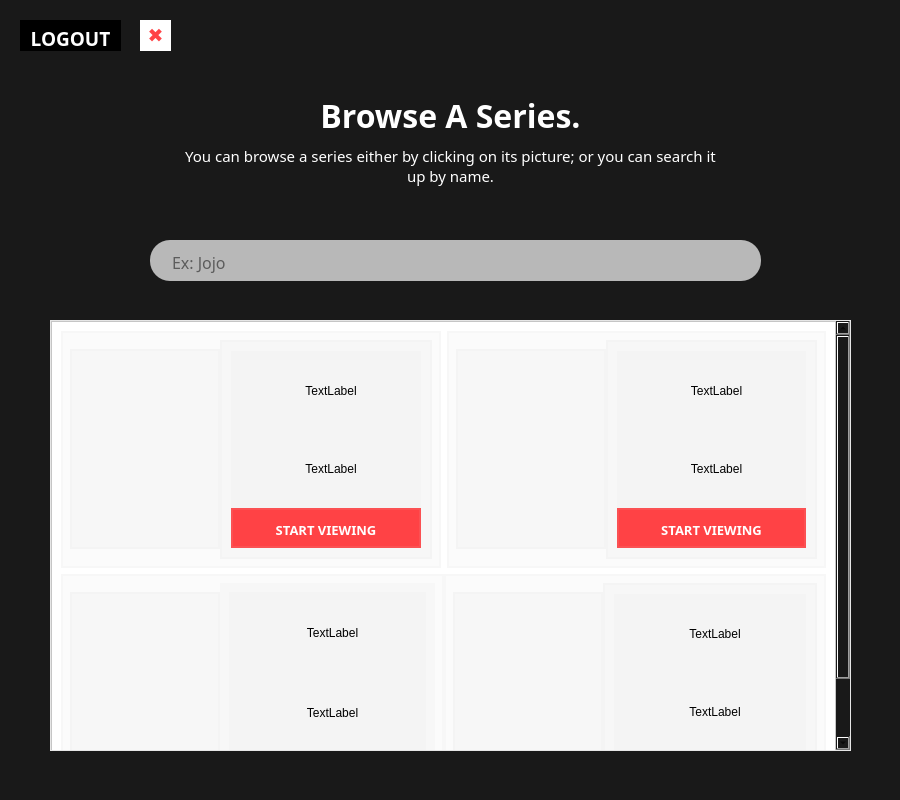
<?xml version="1.0" encoding="UTF-8"?>
<ui version="4.0">
 <class>BrowseWindow</class>
 <widget class="QMainWindow" name="BrowseWindow">
  <property name="geometry">
   <rect>
    <x>0</x>
    <y>0</y>
    <width>900</width>
    <height>800</height>
   </rect>
  </property>
  <property name="minimumSize">
   <size>
    <width>900</width>
    <height>800</height>
   </size>
  </property>
  <property name="maximumSize">
   <size>
    <width>900</width>
    <height>800</height>
   </size>
  </property>
  <property name="windowTitle">
   <string>AnimexUI - Browse</string>
  </property>
  <property name="windowIcon">
   <iconset resource="assets/medias/qrcs/logo.qrc">
    <normaloff>:/newPrefix/imgs/logo.png</normaloff>:/newPrefix/imgs/logo.png</iconset>
  </property>
  <property name="styleSheet">
   <string notr="true">background-color: rgb(25, 25, 25);</string>
  </property>
  <widget class="QWidget" name="centralwidget">
   <widget class="QPushButton" name="BrowseWindow_ExitBtn">
    <property name="geometry">
     <rect>
      <x>140</x>
      <y>20</y>
      <width>31</width>
      <height>31</height>
     </rect>
    </property>
    <property name="cursor">
     <cursorShape>PointingHandCursor</cursorShape>
    </property>
    <property name="styleSheet">
     <string notr="true">QPushButton {
	background-color: rgb(255, 255, 255);
	border: none;
	font-size: 19px;
	color:  rgb(255, 66, 69);
}

QPushButton::hover {
	background-color: rgb(255, 66, 69);
	color: white;
}</string>
    </property>
    <property name="text">
     <string>✖</string>
    </property>
   </widget>
   <widget class="QPushButton" name="BrowseWindow_LogoutBtn">
    <property name="geometry">
     <rect>
      <x>20</x>
      <y>20</y>
      <width>101</width>
      <height>31</height>
     </rect>
    </property>
    <property name="font">
     <font>
      <family>Poppins</family>
      <pointsize>-1</pointsize>
      <weight>75</weight>
      <bold>true</bold>
     </font>
    </property>
    <property name="cursor">
     <cursorShape>PointingHandCursor</cursorShape>
    </property>
    <property name="styleSheet">
     <string notr="true">QPushButton {
	background-color: black;
	color: white;
	border: none;
	font-size: 19px;
	padding-top: 5px;
}

QPushButton::hover {
	background-color: grey;
	color: black;
}</string>
    </property>
    <property name="text">
     <string>LOGOUT</string>
    </property>
   </widget>
   <widget class="QLabel" name="BrowseWindow_MainHeadingLabel">
    <property name="geometry">
     <rect>
      <x>180</x>
      <y>90</y>
      <width>541</width>
      <height>51</height>
     </rect>
    </property>
    <property name="font">
     <font>
      <family>Poppins</family>
      <pointsize>24</pointsize>
      <weight>75</weight>
      <bold>true</bold>
     </font>
    </property>
    <property name="styleSheet">
     <string notr="true">QLabel {
	border-image: none;
	background: none;
	color: white;
}</string>
    </property>
    <property name="text">
     <string>Browse A Series.</string>
    </property>
    <property name="alignment">
     <set>Qt::AlignCenter</set>
    </property>
   </widget>
   <widget class="QLabel" name="BrowseWindow_MainTextLabel">
    <property name="geometry">
     <rect>
      <x>180</x>
      <y>110</y>
      <width>541</width>
      <height>111</height>
     </rect>
    </property>
    <property name="font">
     <font>
      <family>Poppins</family>
      <pointsize>11</pointsize>
     </font>
    </property>
    <property name="styleSheet">
     <string notr="true">QLabel {
	border-image: none;
	background: none;
	color: white;
}</string>
    </property>
    <property name="text">
     <string>You can browse a series either by clicking on its picture; or you can search it up by name.</string>
    </property>
    <property name="alignment">
     <set>Qt::AlignCenter</set>
    </property>
    <property name="wordWrap">
     <bool>true</bool>
    </property>
   </widget>
   <widget class="QLineEdit" name="BrowseWindow_SearchLineEdit">
    <property name="geometry">
     <rect>
      <x>150</x>
      <y>240</y>
      <width>611</width>
      <height>41</height>
     </rect>
    </property>
    <property name="font">
     <font>
      <family>Poppins</family>
      <pointsize>12</pointsize>
     </font>
    </property>
    <property name="styleSheet">
     <string notr="true">QLineEdit {
	background-color: rgb(184, 184, 184);
	border: none;
	color: black;
	padding-top: 4px;
	padding-left: 20px;
	padding-right: 20px;
	border-radius: 20px;
}</string>
    </property>
    <property name="text">
     <string/>
    </property>
    <property name="placeholderText">
     <string>Ex: Jojo</string>
    </property>
   </widget>
   <widget class="QScrollArea" name="BrowseWindow_ScrollArea">
    <property name="geometry">
     <rect>
      <x>50</x>
      <y>320</y>
      <width>801</width>
      <height>431</height>
     </rect>
    </property>
    <property name="styleSheet">
     <string notr="true">QScrollArea {
	border: 1px solid rgb(230, 230, 230);
}

QScrollBar:vertical {
	border: none;
	background-color: black;
	border-radius: 5px;
	width: 15px;
	margin: 15px 0 0;
}


/* Handle */
QScrollBar::handle:vertical {
	background-color: rgb(255, 66, 69);
}
QScrollBar::handle:vertical::hover {
	background-color: rgb(255, 10, 22)
}

/* Top Btn */
QScrollBar::sub-line:vertical {
	background-color: grey;
}</string>
    </property>
    <property name="widgetResizable">
     <bool>true</bool>
    </property>
    <widget class="QWidget" name="scrollAreaWidgetContents">
     <property name="geometry">
      <rect>
       <x>0</x>
       <y>0</y>
       <width>784</width>
       <height>500</height>
      </rect>
     </property>
     <layout class="QVBoxLayout" name="verticalLayout">
      <property name="spacing">
       <number>0</number>
      </property>
      <property name="leftMargin">
       <number>0</number>
      </property>
      <property name="topMargin">
       <number>0</number>
      </property>
      <property name="rightMargin">
       <number>0</number>
      </property>
      <property name="bottomMargin">
       <number>0</number>
      </property>
      <item>
       <widget class="QFrame" name="BrowseWindow_SeriesHolderFrame">
        <property name="minimumSize">
         <size>
          <width>0</width>
          <height>500</height>
         </size>
        </property>
        <property name="styleSheet">
         <string notr="true">QFrame {
	background-color: white;
}</string>
        </property>
        <property name="frameShape">
         <enum>QFrame::StyledPanel</enum>
        </property>
        <property name="frameShadow">
         <enum>QFrame::Raised</enum>
        </property>
        <layout class="QVBoxLayout" name="verticalLayout_3">
         <item>
          <layout class="QGridLayout" name="BrowseWindow_SeriesHolderFrameLayout">
           <item row="1" column="0">
            <layout class="QHBoxLayout" name="BrowseWindow_Row2">
             <property name="spacing">
              <number>0</number>
             </property>
             <item>
              <widget class="QWidget" name="BrowseWindow_Series3" native="true">
               <property name="styleSheet">
                <string notr="true">QWidget {
	border: 2px solid rgba(214, 214, 214, 0.1);
	background-color: rgba(214, 214, 214, 0.1);
}</string>
               </property>
               <layout class="QHBoxLayout" name="horizontalLayout_10">
                <item>
                 <layout class="QHBoxLayout" name="BrowseWindow_Series3Layout">
                  <property name="spacing">
                   <number>0</number>
                  </property>
                  <item>
                   <widget class="QLabel" name="BrowseWindow_Series3ImgLabel">
                    <property name="minimumSize">
                     <size>
                      <width>12</width>
                      <height>200</height>
                     </size>
                    </property>
                    <property name="maximumSize">
                     <size>
                      <width>150</width>
                      <height>200</height>
                     </size>
                    </property>
                    <property name="styleSheet">
                     <string notr="true">QLabel {
	padding-left: 5px;
	padding-right: 5px;
}</string>
                    </property>
                    <property name="text">
                     <string/>
                    </property>
                    <property name="pixmap">
                     <pixmap resource="assets/medias/qrcs/mob_BG.qrc">:/newPrefix/imgs/series/mob.jpg</pixmap>
                    </property>
                    <property name="scaledContents">
                     <bool>true</bool>
                    </property>
                   </widget>
                  </item>
                  <item>
                   <widget class="QFrame" name="BrowseWindow_Series3CntFrame">
                    <property name="styleSheet">
                     <string notr="true">QFrame {
	border: none;
}</string>
                    </property>
                    <property name="frameShape">
                     <enum>QFrame::StyledPanel</enum>
                    </property>
                    <property name="frameShadow">
                     <enum>QFrame::Raised</enum>
                    </property>
                    <layout class="QHBoxLayout" name="horizontalLayout_4">
                     <item>
                      <layout class="QVBoxLayout" name="BrowseWindow_Series3CntFrameLayout">
                       <property name="spacing">
                        <number>0</number>
                       </property>
                       <item>
                        <widget class="QLabel" name="BrowseWindow_Series3NameLabel">
                         <property name="styleSheet">
                          <string notr="true">QLabel {
	border: none;
	padding-left: 10px;
}</string>
                         </property>
                         <property name="text">
                          <string>TextLabel</string>
                         </property>
                         <property name="alignment">
                          <set>Qt::AlignCenter</set>
                         </property>
                        </widget>
                       </item>
                       <item>
                        <widget class="QLabel" name="BrowseWindow_Series3DescLabel">
                         <property name="styleSheet">
                          <string notr="true">QLabel {
	border: none;
	padding-left: 10px;
}</string>
                         </property>
                         <property name="text">
                          <string>TextLabel</string>
                         </property>
                         <property name="alignment">
                          <set>Qt::AlignCenter</set>
                         </property>
                        </widget>
                       </item>
                       <item>
                        <widget class="QPushButton" name="BrowseWindow_Series3TogglePushBtn">
                         <property name="maximumSize">
                          <size>
                           <width>200</width>
                           <height>40</height>
                          </size>
                         </property>
                         <property name="font">
                          <font>
                           <family>Poppins</family>
                           <pointsize>10</pointsize>
                           <weight>75</weight>
                           <bold>true</bold>
                          </font>
                         </property>
                         <property name="cursor">
                          <cursorShape>PointingHandCursor</cursorShape>
                         </property>
                         <property name="styleSheet">
                          <string notr="true">QPushButton {
	background-color:  rgb(255, 66, 69);
	color: white;
	padding-top: 3px;
}

QPushButton::hover {
	background-color: rgb(255, 10, 22)
}</string>
                         </property>
                         <property name="text">
                          <string>START VIEWING</string>
                         </property>
                        </widget>
                       </item>
                      </layout>
                     </item>
                    </layout>
                   </widget>
                  </item>
                 </layout>
                </item>
               </layout>
              </widget>
             </item>
             <item>
              <widget class="QWidget" name="BrowseWindow_Series4" native="true">
               <property name="styleSheet">
                <string notr="true">QWidget {
	border: 2px solid rgba(214, 214, 214, 0.1);
	background-color: rgba(214, 214, 214, 0.1);
}</string>
               </property>
               <layout class="QHBoxLayout" name="horizontalLayout_9">
                <item>
                 <layout class="QHBoxLayout" name="BrowseWindow_Series4Layout">
                  <property name="spacing">
                   <number>0</number>
                  </property>
                  <item>
                   <widget class="QLabel" name="BrowseWindow_Series4ImgLabel">
                    <property name="minimumSize">
                     <size>
                      <width>12</width>
                      <height>200</height>
                     </size>
                    </property>
                    <property name="maximumSize">
                     <size>
                      <width>150</width>
                      <height>200</height>
                     </size>
                    </property>
                    <property name="styleSheet">
                     <string notr="true">QLabel {
	padding-left: 5px;
	padding-right: 5px;
}</string>
                    </property>
                    <property name="text">
                     <string/>
                    </property>
                    <property name="pixmap">
                     <pixmap resource="assets/medias/qrcs/tye_BG.qrc">:/newPrefix/imgs/series/tye.jpg</pixmap>
                    </property>
                    <property name="scaledContents">
                     <bool>true</bool>
                    </property>
                   </widget>
                  </item>
                  <item>
                   <widget class="QFrame" name="BrowseWindow_Series4CntFrame">
                    <property name="frameShape">
                     <enum>QFrame::StyledPanel</enum>
                    </property>
                    <property name="frameShadow">
                     <enum>QFrame::Raised</enum>
                    </property>
                    <layout class="QVBoxLayout" name="verticalLayout_2">
                     <item>
                      <layout class="QVBoxLayout" name="BrowseWindow_Series4CntFrameLayout">
                       <property name="spacing">
                        <number>0</number>
                       </property>
                       <item>
                        <widget class="QLabel" name="BrowseWindow_Series4NameLabel">
                         <property name="styleSheet">
                          <string notr="true">QLabel {
	border: none;
	padding-left: 10px;
}</string>
                         </property>
                         <property name="text">
                          <string>TextLabel</string>
                         </property>
                         <property name="alignment">
                          <set>Qt::AlignCenter</set>
                         </property>
                        </widget>
                       </item>
                       <item>
                        <widget class="QLabel" name="BrowseWindow_Series4DescLabel">
                         <property name="styleSheet">
                          <string notr="true">QLabel {
	border: none;
	padding-left: 10px;
}</string>
                         </property>
                         <property name="text">
                          <string>TextLabel</string>
                         </property>
                         <property name="alignment">
                          <set>Qt::AlignCenter</set>
                         </property>
                        </widget>
                       </item>
                       <item>
                        <widget class="QPushButton" name="BrowseWindow_Series4TogglePushBtn">
                         <property name="maximumSize">
                          <size>
                           <width>200</width>
                           <height>40</height>
                          </size>
                         </property>
                         <property name="font">
                          <font>
                           <family>Poppins</family>
                           <pointsize>10</pointsize>
                           <weight>75</weight>
                           <bold>true</bold>
                          </font>
                         </property>
                         <property name="cursor">
                          <cursorShape>PointingHandCursor</cursorShape>
                         </property>
                         <property name="styleSheet">
                          <string notr="true">QPushButton {
	background-color:  rgb(255, 66, 69);
	color: white;
	padding-top: 3px;
}

QPushButton::hover {
	background-color: rgb(255, 10, 22)
}</string>
                         </property>
                         <property name="text">
                          <string>START VIEWING</string>
                         </property>
                        </widget>
                       </item>
                      </layout>
                     </item>
                    </layout>
                   </widget>
                  </item>
                 </layout>
                </item>
               </layout>
              </widget>
             </item>
            </layout>
           </item>
           <item row="0" column="0">
            <layout class="QHBoxLayout" name="BrowseWindow_Row1">
             <item>
              <widget class="QWidget" name="BrowseWindow_Series1" native="true">
               <property name="styleSheet">
                <string notr="true">QWidget {
	border: 2px solid rgba(214, 214, 214, 0.1);
	background-color: rgba(214, 214, 214, 0.1);
}</string>
               </property>
               <layout class="QHBoxLayout" name="horizontalLayout_3">
                <item>
                 <layout class="QHBoxLayout" name="BrowseWindow_Series1Layout">
                  <property name="spacing">
                   <number>0</number>
                  </property>
                  <item>
                   <widget class="QLabel" name="BrowseWindow_Series1ImgLabel">
                    <property name="minimumSize">
                     <size>
                      <width>12</width>
                      <height>200</height>
                     </size>
                    </property>
                    <property name="maximumSize">
                     <size>
                      <width>150</width>
                      <height>200</height>
                     </size>
                    </property>
                    <property name="styleSheet">
                     <string notr="true">QLabel {
	padding-left: 5px;
	padding-right: 5px;
}</string>
                    </property>
                    <property name="text">
                     <string/>
                    </property>
                    <property name="pixmap">
                     <pixmap resource="assets/medias/qrcs/jojo_BG.qrc">:/newPrefix/imgs/series/jojo.jpg</pixmap>
                    </property>
                    <property name="scaledContents">
                     <bool>true</bool>
                    </property>
                   </widget>
                  </item>
                  <item>
                   <widget class="QFrame" name="BrowseWindow_Series1CntFrame">
                    <property name="styleSheet">
                     <string notr="true">QFrame {
	text-align: center;
}</string>
                    </property>
                    <property name="frameShape">
                     <enum>QFrame::StyledPanel</enum>
                    </property>
                    <property name="frameShadow">
                     <enum>QFrame::Raised</enum>
                    </property>
                    <layout class="QVBoxLayout" name="verticalLayout_4">
                     <item>
                      <layout class="QVBoxLayout" name="BrowseWindow_Series1CntFrameLayout">
                       <property name="spacing">
                        <number>0</number>
                       </property>
                       <item>
                        <widget class="QLabel" name="BrowseWindow_Series1NameLabel">
                         <property name="styleSheet">
                          <string notr="true">QLabel {
	border: none;
	padding-left: 10px;
}</string>
                         </property>
                         <property name="text">
                          <string>TextLabel</string>
                         </property>
                         <property name="alignment">
                          <set>Qt::AlignCenter</set>
                         </property>
                        </widget>
                       </item>
                       <item>
                        <widget class="QLabel" name="BrowseWindow_Series1DescLabel">
                         <property name="styleSheet">
                          <string notr="true">QLabel {
	border: none;
	padding-left: 10px;
}</string>
                         </property>
                         <property name="text">
                          <string>TextLabel</string>
                         </property>
                         <property name="alignment">
                          <set>Qt::AlignCenter</set>
                         </property>
                        </widget>
                       </item>
                       <item>
                        <widget class="QPushButton" name="BrowseWindow_Series1TogglePushBtn">
                         <property name="maximumSize">
                          <size>
                           <width>200</width>
                           <height>40</height>
                          </size>
                         </property>
                         <property name="font">
                          <font>
                           <family>Poppins</family>
                           <pointsize>10</pointsize>
                           <weight>75</weight>
                           <bold>true</bold>
                          </font>
                         </property>
                         <property name="cursor">
                          <cursorShape>PointingHandCursor</cursorShape>
                         </property>
                         <property name="styleSheet">
                          <string notr="true">QPushButton {
	background-color:  rgb(255, 66, 69);
	color: white;
	padding-top: 3px;
}

QPushButton::hover {
	background-color: rgb(255, 10, 22)
}</string>
                         </property>
                         <property name="text">
                          <string>START VIEWING</string>
                         </property>
                        </widget>
                       </item>
                      </layout>
                     </item>
                    </layout>
                   </widget>
                  </item>
                 </layout>
                </item>
               </layout>
              </widget>
             </item>
             <item>
              <widget class="QWidget" name="BrowseWindow_Series2" native="true">
               <property name="styleSheet">
                <string notr="true">QWidget {
	border: 2px solid rgba(214, 214, 214, 0.1);
	background-color: rgba(214, 214, 214, 0.1);
}</string>
               </property>
               <layout class="QHBoxLayout" name="horizontalLayout_6">
                <item>
                 <layout class="QHBoxLayout" name="BrowseWindow_Series2Layout">
                  <property name="spacing">
                   <number>0</number>
                  </property>
                  <item>
                   <widget class="QLabel" name="BrowseWindow_Series2ImgLabel">
                    <property name="minimumSize">
                     <size>
                      <width>12</width>
                      <height>200</height>
                     </size>
                    </property>
                    <property name="maximumSize">
                     <size>
                      <width>150</width>
                      <height>200</height>
                     </size>
                    </property>
                    <property name="styleSheet">
                     <string notr="true">QLabel {
	padding-left: 5px;
	padding-right: 5px;
}</string>
                    </property>
                    <property name="text">
                     <string/>
                    </property>
                    <property name="pixmap">
                     <pixmap resource="assets/medias/qrcs/mha_BG.qrc">:/newPrefix/imgs/series/mha.jpg</pixmap>
                    </property>
                    <property name="scaledContents">
                     <bool>true</bool>
                    </property>
                   </widget>
                  </item>
                  <item>
                   <widget class="QFrame" name="BrowseWindow_Series2CntFrame">
                    <property name="frameShape">
                     <enum>QFrame::StyledPanel</enum>
                    </property>
                    <property name="frameShadow">
                     <enum>QFrame::Raised</enum>
                    </property>
                    <layout class="QVBoxLayout" name="verticalLayout_5">
                     <item>
                      <layout class="QVBoxLayout" name="BrowseWindow_Series2CntFrameLayout">
                       <property name="spacing">
                        <number>0</number>
                       </property>
                       <item>
                        <widget class="QLabel" name="BrowseWindow_Series2NameLabel">
                         <property name="styleSheet">
                          <string notr="true">QLabel {
	border: none;
	padding-left: 10px;
}</string>
                         </property>
                         <property name="text">
                          <string>TextLabel</string>
                         </property>
                         <property name="alignment">
                          <set>Qt::AlignCenter</set>
                         </property>
                        </widget>
                       </item>
                       <item>
                        <widget class="QLabel" name="BrowseWindow_Series2DescLabel">
                         <property name="styleSheet">
                          <string notr="true">QLabel {
	border: none;
	padding-left: 10px;
}</string>
                         </property>
                         <property name="text">
                          <string>TextLabel</string>
                         </property>
                         <property name="alignment">
                          <set>Qt::AlignCenter</set>
                         </property>
                        </widget>
                       </item>
                       <item>
                        <widget class="QPushButton" name="BrowseWindow_Series2TogglePushBtn">
                         <property name="maximumSize">
                          <size>
                           <width>200</width>
                           <height>40</height>
                          </size>
                         </property>
                         <property name="font">
                          <font>
                           <family>Poppins</family>
                           <pointsize>10</pointsize>
                           <weight>75</weight>
                           <bold>true</bold>
                          </font>
                         </property>
                         <property name="cursor">
                          <cursorShape>PointingHandCursor</cursorShape>
                         </property>
                         <property name="styleSheet">
                          <string notr="true">QPushButton {
	background-color:  rgb(255, 66, 69);
	color: white;
	padding-top: 3px;
}

QPushButton::hover {
	background-color: rgb(255, 10, 22)
}</string>
                         </property>
                         <property name="text">
                          <string>START VIEWING</string>
                         </property>
                        </widget>
                       </item>
                      </layout>
                     </item>
                    </layout>
                   </widget>
                  </item>
                 </layout>
                </item>
               </layout>
              </widget>
             </item>
            </layout>
           </item>
          </layout>
         </item>
        </layout>
       </widget>
      </item>
     </layout>
    </widget>
   </widget>
  </widget>
 </widget>
 <resources>
  <include location="assets/medias/qrcs/logo.qrc"/>
  <include location="assets/medias/qrcs/tye_BG.qrc"/>
  <include location="assets/medias/qrcs/mob_BG.qrc"/>
  <include location="assets/medias/qrcs/mha_BG.qrc"/>
  <include location="assets/medias/qrcs/jojo_BG.qrc"/>
 </resources>
 <connections/>
</ui>
